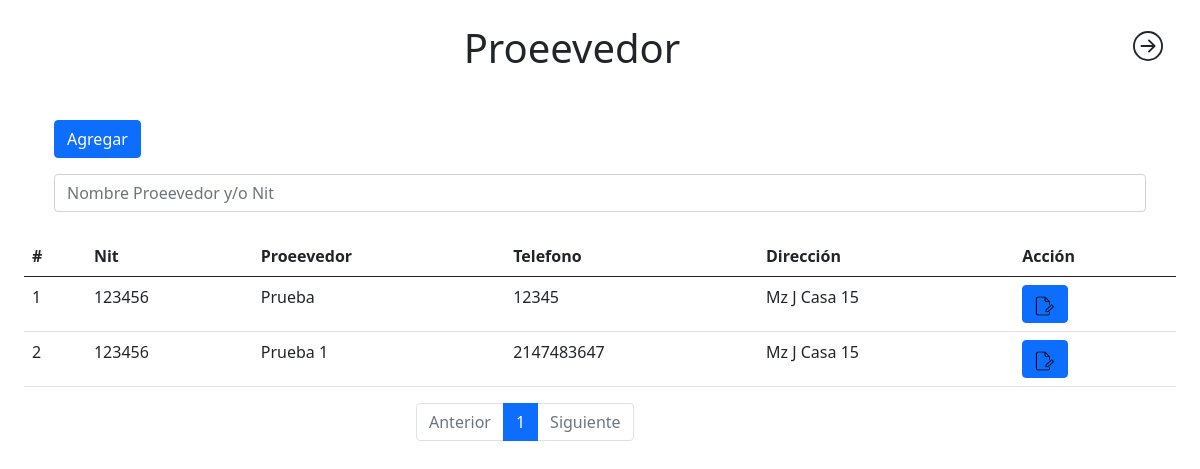
The app's page /index.php?action=proeevedor&pagina=1 (signed in) with its own data.
### tables this page shows
CREATE TABLE `proeevedor` (
  `id_proeevedor` int(11) NOT NULL,
  `nit_proeevedor` varchar(11) NOT NULL,
  `nombre_proeevedor` varchar(100) NOT NULL,
  `telefono_proeevedor` int(11) NOT NULL,
  `direccion_proeevedor` varchar(200) NOT NULL
);

### controllers/controladorViews.php (called while the page is built)
<?php
class controladorViews
{
	function cargarTemplate()
	{
		include 'Views/template.php';
	}
	public function enlacesPaginaControlador()
	{
		if (isset($_GET['action'])) {
			if (isset($_SESSION['validar'])) {
				$enlace = $_GET['action'];
			} else {
				$enlace = 'ingresar';
			}
		} else {
			if (isset($_SESSION['validar'])) {
				$enlace = 'inicio';
			} else {
				$enlace = 'ingresar';
			}
		}
		$pagina = new modeloViews();
		$respuesta = $pagina->enlacePagina($enlace);
		include($respuesta);
	}
}
?>

### index.php (called while the page is built, shortened)
<?php
require_once 'controllers/controladorViews.php';
require_once 'controllers/controladorProeevedor.php';
require_once 'Models/conexion.php';
require_once 'Models/modeloProeevedor.php';
$views = new controladorViews();
$views->cargarTemplate();
?>

### controllers/controladorProeevedor.php (called while the page is built, shortened)
<?php
class ControladorProeevedor
{
    function listarProeevedorControlador($pagina, $articulo)
    {
        $lis = new ModeloProeevedor();
        if (isset($_POST['buscar'])) {
            if ($_POST['buscar'] != null) {
                $dato = $_POST['buscar'];
                $res = $lis->listarProeevedorModelo($dato, '');
                return $res;
            } else {
                $dato = $_POST['buscar'];
                $res = $lis->listarProeevedorModelo($dato, '');
                return $res;
            }
        } else {
            $inial = ($pagina - 1) * $articulo;
            $lim = array(
                'proeevedor' => null,
                'pagina' => $inial,
                'limit' => 10
            );
            $res = $lis->listarProeevedorModelo('', $lim);
            return $res;
        }
    }
}

### Models/conexion.php (called while the page is built)
<?php
class Conexion{
    public function conectar(){
		$pdo = new PDO("mysql:host=localhost;dbname=inventario","root","");
		return $pdo;
	}
}
?>

### Models/modeloProeevedor.php (called while the page is built, shortened)
<?php
require_once 'conexion.php';
class ModeloProeevedor
{
    public $tabla = 'proeevedor';
    function listarProeevedorModelo($dato, $LIM)
    {
        if ($dato != null) {
            $sql = "SELECT * FROM $this->tabla WHERE nit_proeevedor like ? OR nombre_proeevedor like ?";
        } else {
            $sql = "SELECT * FROM $this->tabla LIMIT ?,?";
        }
        try {
            $conn = new Conexion();
            $stms = $conn->conectar()->prepare($sql);
            if ($dato != null) {
                $dato = '%' . $dato . '%';
                $stms->bindParam(1, $dato, PDO::PARAM_STR);
                $stms->bindParam(2, $dato, PDO::PARAM_STR);
            } else {
                $stms = $conn->conectar()->prepare($sql);
                $stms->bindParam(1, $LIM['pagina'], PDO::PARAM_INT);
                $stms->bindParam(2, $LIM['limit'], PDO::PARAM_INT);
            }
            if ($stms->execute()) {
                return $stms->fetchAll();
            } else {
                return [];
            }
        } catch (PDOException $e) {
            print_r($e->getMessage());
        }
    }
}

### Views/Moduls/proeevedor.php (the view, shortened to what this page needs)
<?php
$conn = new ControladorProeevedor();
$con = $conn->contarDatosProeevedorControlador();
$limtPagina = 10;
$pagina = $con[0]['COUNT(id_proeevedor)'] / $limtPagina;
$pagina = ceil($pagina);
$lis = new ControladorProeevedor();
if (isset($_GET['pagina'])) {
    $res = $lis->listarProeevedorControlador($_GET['pagina'], $limtPagina);
}
?>
<h1 style="text-align: center;">Proeevedor</h1>
<div class="container mt-5">
    <div class="row">
        <div class="col">
            <a href="agregarProeevedor" class="btn btn-primary">Agregar</a>
            <form method="post" class="mt-3">
                <input type="text" class="form-control" name="buscar" placeholder="Nombre Proeevedor y/o Nit">
            </form>
        </div>
    </div>
</div>
<table class="table mt-4">
    <thead>
        <tr>
            <th>#</th>
            <th>Nit</th>
            <th>Proeevedor</th>
            <th>Telefono</th>
            <th>Dirección</th>
            <th>Acción</th>
        </tr>
    </thead>
    <tbody>
        <?php
        if (isset($_GET['pagina'])) {
            foreach ($res as $key => $value) {
                ?>
                <tr>
                    <td>
                        <?php echo $value['id_proeevedor'] ?>
                    </td>
                    <td>
                        <?php echo $value['nit_proeevedor'] ?>
                    </td>
                    <td>
                        <?php echo $value['nombre_proeevedor'] ?>
                    </td>
                    <td>
                        <?php echo $value['telefono_proeevedor'] ?>
                    </td>
                    <td>
                        <?php echo $value['direccion_proeevedor'] ?>
                    </td>
                    <td><a href="index.php?action=editarProeevedor&id_proeevedor=<?php echo $value['id_proeevedor'] ?>"
                            class="btn btn-primary"><img src="Views/img/editar.png" alt="" width="20"></a></td>
                </tr>
                <?php
            }
        }
        ?>
    </tbody>
</table>
<?php if (!isset($_POST['buscar'])) { ?>
    <div class="row">
        <div class="col-sm-4"></div>
        <div class="col">
            <nav aria-label="Page navigation example">
                <ul class="pagination">
                    <li class="page-item <?php echo $_GET['pagina'] <= 1 ? 'disabled' : '' ?>"><a class="page-link"
                            href="index.php?action=proeevedor&pagina=<?php echo $_GET['pagina'] - 1 ?>">Anterior</a></li>
                    <?php for ($i = 0; $i < $pagina; $i++): ?>
                        <li class="page-item <?php if ($_GET['pagina'] == $i + 1) {
                            print 'active';
                        } ?>"><a class="page-link" href="index.php?action=proeevedor&pagina=<?php echo $i + 1 ?>">
                                <?php echo $i + 1 ?>
                            </a></li>
                    <?php endfor ?>
                    <li class="page-item <?php echo $_GET['pagina'] >= $pagina ? 'disabled' : '' ?>"><a class="page-link"
                            href="index.php?action=proeevedor&pagina=<?php echo $_GET['pagina'] + 1 ?>">Siguiente</a></li>
                </ul>
            </nav>
        </div>
    </div>
<?php } ?>

### records on screen
proeevedor: id_proeevedor "1", nit_proeevedor "123456", nombre_proeevedor "Prueba", telefono_proeevedor "12345", direccion_proeevedor "Mz J Casa 15"
proeevedor: id_proeevedor "2", nit_proeevedor "123456", nombre_proeevedor "Prueba 1", telefono_proeevedor "2147483647", direccion_proeevedor "Mz J Casa 15"
